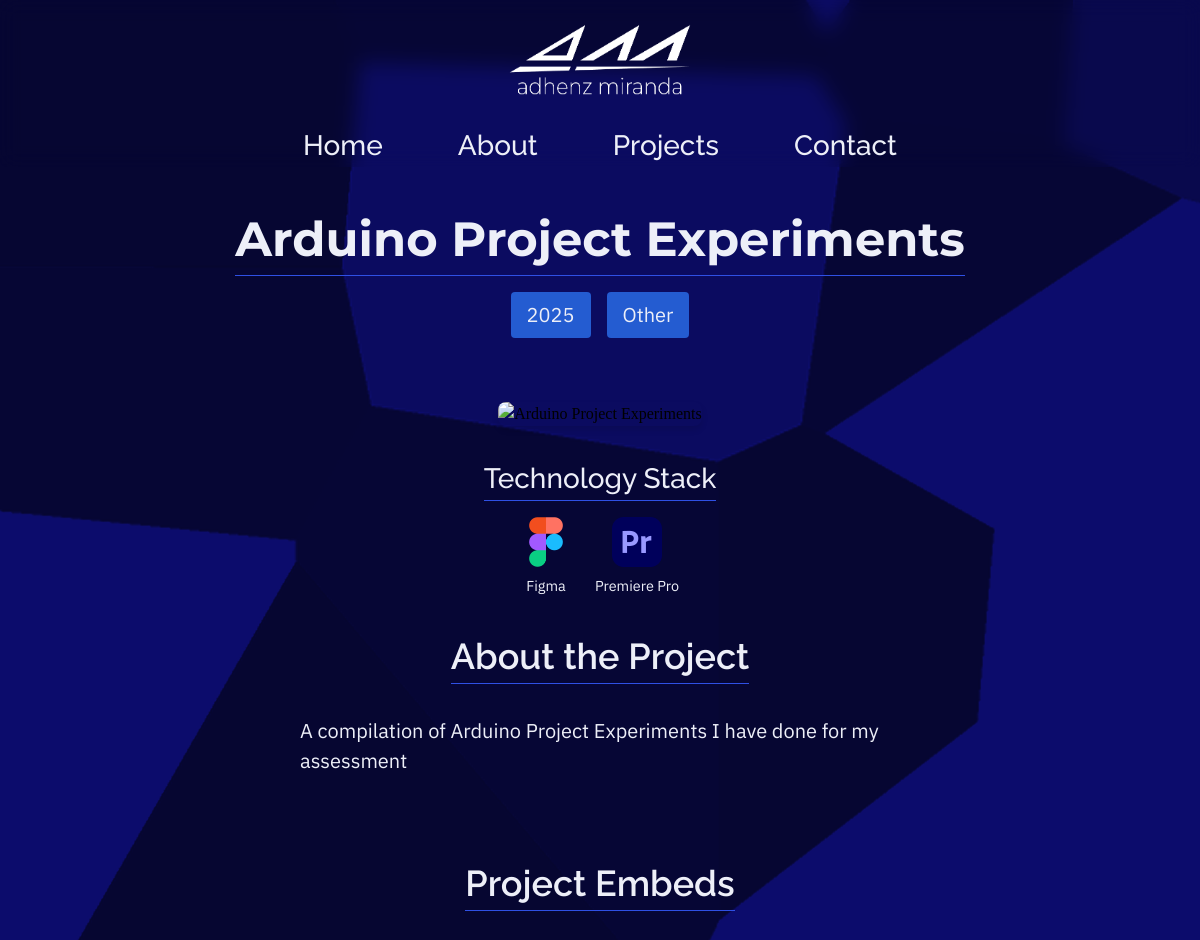
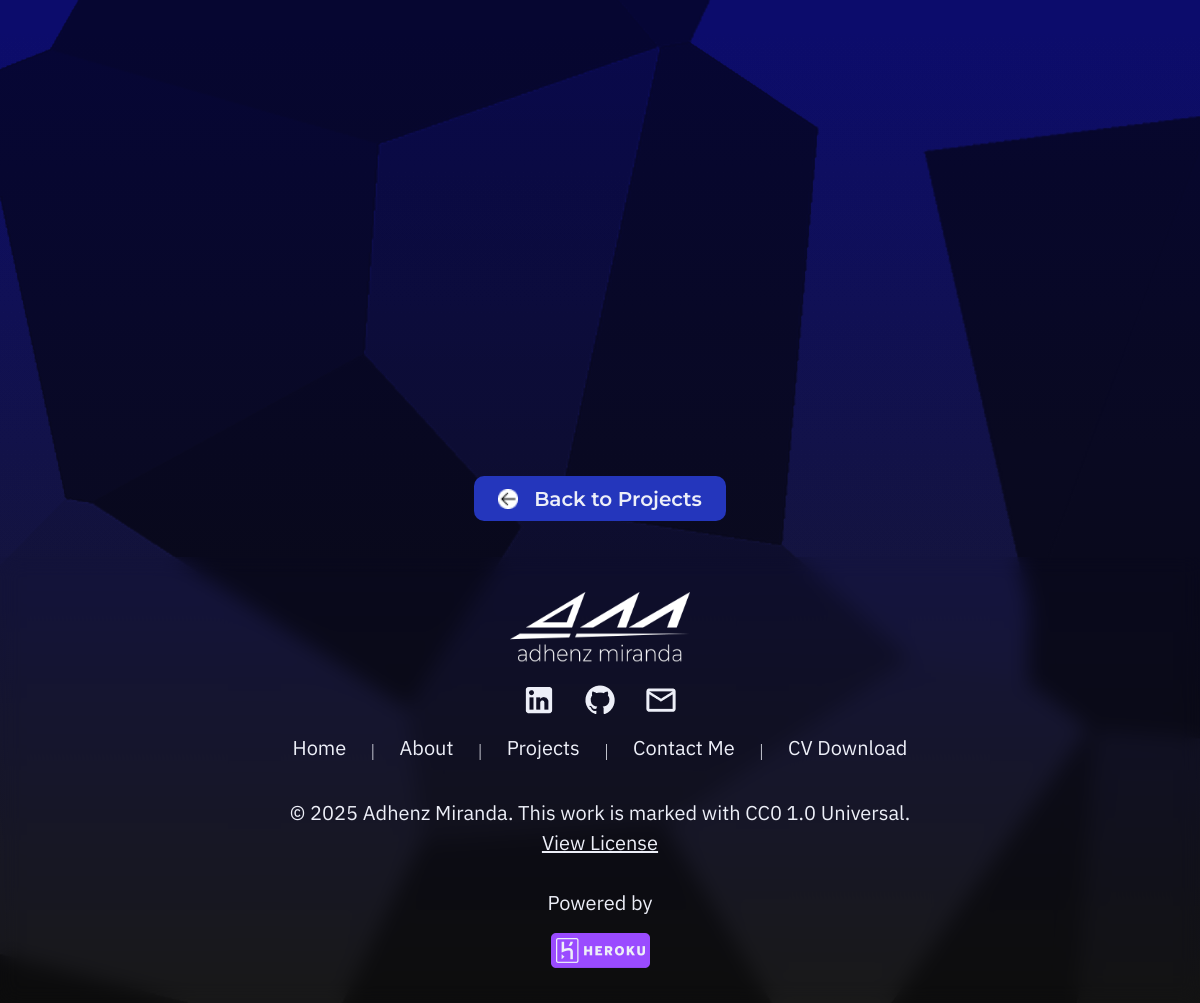
Screenshot of /projects/13/ with the database file from the repository (2 pictures, top to bottom).
### projects/models.py (models this page shows, shortened)
class Projects(models.Model):
    name = models.CharField(max_length=100, unique=True)
    description = models.TextField()
    year = models.IntegerField(default=2024)
    category = models.CharField(
        max_length=50,
        choices=[
            ('Web Development', 'Web Development'),
            ('Mobile Development', 'Mobile Development'),
            ('Data Science', 'Data Science'),
            ('Machine Learning', 'Machine Learning'),
            ('Game Development', 'Game Development'),
            ('Graphic Design', 'Graphic Design'),
            ('Website Design', 'Website Design'),
            ('Application Development', 'Application Development'),
            ('Application Concept', 'Application Concept'),
            ('Other', 'Other')
        ],
        default='Other'
    )
    tags = models.CharField(max_length=100, blank=True)
    thumbnail_image = CloudinaryField('image', folder='thumbnails', blank=True, null=True,
        transformation=[
            {'width': 600, 'height': 338, 'crop': 'fill'},
            {'quality': 'auto', 'fetch_format': 'auto'}
        ])
    technologies = MultiSelectField(choices=TECH_STACK_CHOICES, blank=True, max_length=255)
    created_at = models.DateTimeField(auto_now_add=True)
    updated_at = models.DateTimeField(auto_now=True)

class ProjectEmbed(models.Model):
    project = models.ForeignKey(Projects, on_delete=models.CASCADE, related_name='embeds')
    embed_code = models.TextField(
        help_text="Paste the full embed code (e.g., <iframe ...></iframe>) for a video or interactive media. Example: <iframe width='560' height='315' src='https://www.youtube.com/embed/VIDEO_ID' frameborder='0' allowfullscreen></iframe>"
    )
    caption = models.CharField(max_length=200, blank=True)  # <-- Add this line
    order = models.IntegerField(default=0)
    created_at = models.DateTimeField(auto_now_add=True)
    class Meta:
        ordering = ['order', 'created_at']

### projects/views.py (the view)
# urls.py: path('projects/<int:id>/', views.project_detail_page, name='project_detail'),
def project_detail_page(request, id):
    project = get_object_or_404(Projects, id=id)
    context = {
        'project': project
    }
    return render(request, 'project_detail.html', context)

### projects/templatetags/custom_filters.py (called while the page is built)
@register.filter
def tech_display(value):
    flat_choices = []
    for group in TECH_STACK_CHOICES:
        flat_choices.extend(group[1])
    return dict(flat_choices).get(value, value)

### templates/project_detail.html (shortened to what this page needs)
{% load static %}
{% load custom_filters %}
{% load markdownify %}
<!DOCTYPE html>
<html lang="en">
<head>
    <link rel="stylesheet" href="{% static 'css/main.css' %}">
</head>
<body class="home-page">
    {% include 'navbar.html' %}
    <div class="project-detail-container">
        <div class="project-detail-header">
            <h1 class="project-detail-title h1">{{ project.name }}</h1>
            <div class="project-meta">
                <span class="project-year">{{ project.year }}</span>
                <span class="project-category">{{ project.category }}</span>
            </div>
        </div>
        <div class="project-detail-content">
            {% if project.thumbnail_image %}
            <div class="project-image">
                <img src="{{ project.thumbnail_image.url }}" alt="{{ project.name }}">
            </div>
            {% endif %}
            <div class="project-tags">
                <h3 class="h3">Technology Stack</h3>
                <div class="tech-stack-container">
                    {% for tech in project.technologies %}
                    <div class="tech-item">
                        <img src="{% static 'assets/tech-stack-used/'|add:tech|add:'.png' %}"
                            alt="{{ tech|tech_display }}" class="tech-icon">
                        <span class="tech-name">{{ tech|tech_display }}</span>
                    </div>
                    {% endfor %}
                </div>
            </div>
            <div class="project-description">
                <h2 class="h2">About the Project</h2>
                <p>{{ project.description|markdownify|linebreaksbr }}</p>
            </div>
            {% if project.embeds.all %}
            <div class="project-embeds">
                <h2 class="h2">Project Embeds</h2>
                <div class="embed-gallery-grid">
                    {% for embed in project.embeds.all %}
                    <div class="embed-item">
                        {{ embed.embed_code|safe }}
                    </div>
                    {% endfor %}
                </div>
            </div>
            {% endif %}
        </div>
        <div class="project-navigation">
            <a href="{% url 'projects_page' %}" class="back-to-projects-btn">
                <img src="{% static 'assets/images/projects/back-arrow.png' %}" alt="Back">
                Back to Projects
            </a>
        </div>
    </div>
    {% include 'footer.html' %}
</body>
</html>

### templates/navbar.html (shortened to what this page needs)
{% load static %}
<nav class="navbar">
    <div class="navbar-logo-container">
        <a href="{% url 'home' %}">
            <img class="navbar-logo" src="{% static 'assets/images/navbar/PortfolioLogo.png' %}" alt="Portfolio Logo">
        </a>
    </div>
    <div class="nav-menu">
        <ul class="navbar-links">
            <li><a href="{% url 'home' %}" class="nav-link h3">Home</a></li>
            <li><a href="{% url 'about' %}" class="nav-link h3">About</a></li>
            <li><a href="{% url 'projects_page' %}" class="nav-link h3">Projects</a></li>
            <li><a href="{% url 'contact' %}" class="nav-link h3">Contact</a></li>
        </ul>
    </div>
</nav>

### templates/footer.html
{% load static %}
<footer class="footer">
    <div class="footer-logo-container">
        <a href="{% url 'home' %}">
            <img class="footer-logo" src="{% static 'assets/images/navbar/PortfolioLogo.png' %}" alt="Portfolio Logo">
        </a>
    </div>
    <div class="socials-icons">
        <a href="https://linkedin.com/in/am04" class="icon-img" target="_blank" rel="noopener noreferrer">
            <img src="{% static 'assets/images/footer/linkedin.png' %}" alt="LinkedIn">
        </a>
        <a href="https://github.com/adhenzmiranda" class="icon-img" target="_blank" rel="noopener noreferrer">
            <img src="{% static 'assets/images/footer/github.png' %}" alt="GitHub">
        </a>
        <a href="mailto:adhenz.miranda@gmail.com" class="icon-img">
            <img src="{% static 'assets/images/footer/email.png' %}" alt="Email">
        </a>
    </div>
    <div class="page-links">
        <a href="{% url 'home' %}">Home</a>
        <span class="separator">|</span>
        <a href="{% url 'about' %}">About</a>
        <span class="separator">|</span>
        <a href="{% url 'projects_page' %}">Projects</a>
        <span class="separator">|</span>
        <a href="{% url 'contact' %}">Contact Me</a>
        <span class="separator">|</span>
        <a href="{% static 'assets/files/CV - 3.pdf' %}" download>CV Download</a>
    </div>
    <div class="copyright">
        <p>&copy; {% now 'Y' %} Adhenz Miranda. This work is marked with CC0 1.0 Universal.
            <br><a href="https://creativecommons.org/publicdomain/zero/1.0/" target="_blank"
                rel="license noopener noreferrer">View License</a>
        </p>
    </div>
    <div class="powered-by">
        <p>Powered by</p>
        <a href="https://www.heroku.com" target="_blank" rel="noopener noreferrer">
            <img src="{% static 'assets/tech-stack-used/heroku.png' %}" alt="Heroku" class="heroku-logo">
        </a>
    </div>
</footer>

### rows the page displays
Projects: name "Arduino Project Experiments", year "2025", category "Other", description "A compilation of Arduino Project Experiments I have done for my assessment"

### other values shown
{{ tech|tech_display }} "Figma" "Premiere Pro"
